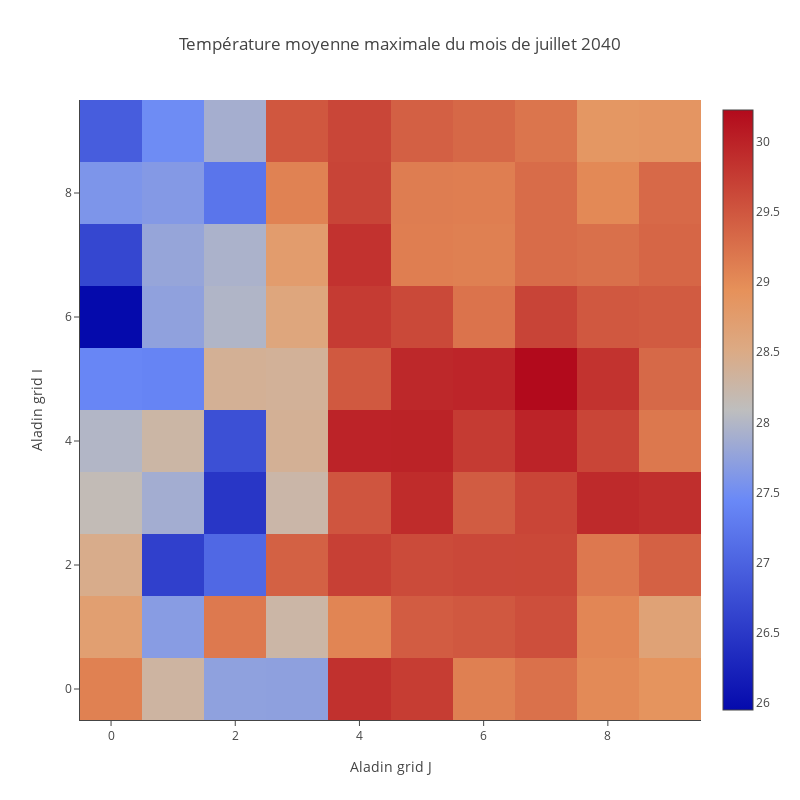

Write notebook code for a chart like this one.
### Markdown cell above
## Approche cartographique des températures aux environs de Lyon

### Code cell
trace0 = go.Heatmap(z=lyon_tmax26[34,6,:,:].tolist())
data=[trace0]
layout = dict (
    title = "Température moyenne maximale du mois de juillet 2040",
    autosize=False,
    width=800,
    height=800,        
    xaxis = dict(
        title = 'Aladin grid J',
        showline=True,
        showticklabels=True,
        ticklen=5
    ),
    yaxis = dict(
        title = 'Aladin grid I',
        showline=True,
        showticklabels=True
    ),         
)
fig = dict(data=data, layout=layout)
#py.iplot(fig, filename='basic-heatmap')

### Figure 1 — Plotly figure (JSON) as saved in the notebook; plotly's stock layout.template omitted (floating-point values rounded to 4 significant figures)
{"data": [{"type": "heatmap", "uid": "c7b25261-90e4-4fab-98a6-6df51cc617f6", "z": [[29.1, 28.3, 27.73, 27.72, 29.85, 29.75, 29.11, 29.25, 29.01, 28.9], [28.71, 27.67, 29.17, 28.27, 29.06, 29.44, 29.48, 29.57, 29.05, 28.65], [28.46, 26.58, 27.06, 29.4, 29.71, 29.61, 29.64, 29.64, 29.18, 29.4], [28.14, 27.88, 26.47, 28.25, 29.51, 29.91, 29.45, 29.67, 29.92, 29.87], [27.99, 28.27, 26.77, 28.39, 29.99, 29.99, 29.76, 29.99, 29.67, 29.18], [27.42, 27.39, 28.39, 28.37, 29.48, 29.95, 29.97, 30.23, 29.84, 29.33], [25.95, 27.74, 27.98, 28.59, 29.76, 29.63, 29.22, 29.67, 29.49, 29.46], [26.66, 27.78, 27.94, 28.75, 29.84, 29.13, 29.11, 29.29, 29.25, 29.35], [27.59, 27.64, 27.21, 29.08, 29.68, 29.13, 29.12, 29.3, 29.02, 29.33], [26.92, 27.48, 27.89, 29.5, 29.66, 29.41, 29.34, 29.21, 28.85, 28.87]]}], "layout": {"autosize": false, "height": 800, "title": {"text": "Température moyenne maximale du mois de juillet 2040"}, "width": 800, "xaxis": {"autorange": true, "range": [-0.5, 9.5], "showline": true, "showticklabels": true, "ticklen": 5, "title": {"text": "Aladin grid J"}}, "yaxis": {"autorange": true, "range": [-0.5, 9.5], "showline": true, "showticklabels": true, "title": {"text": "Aladin grid I"}}}}
